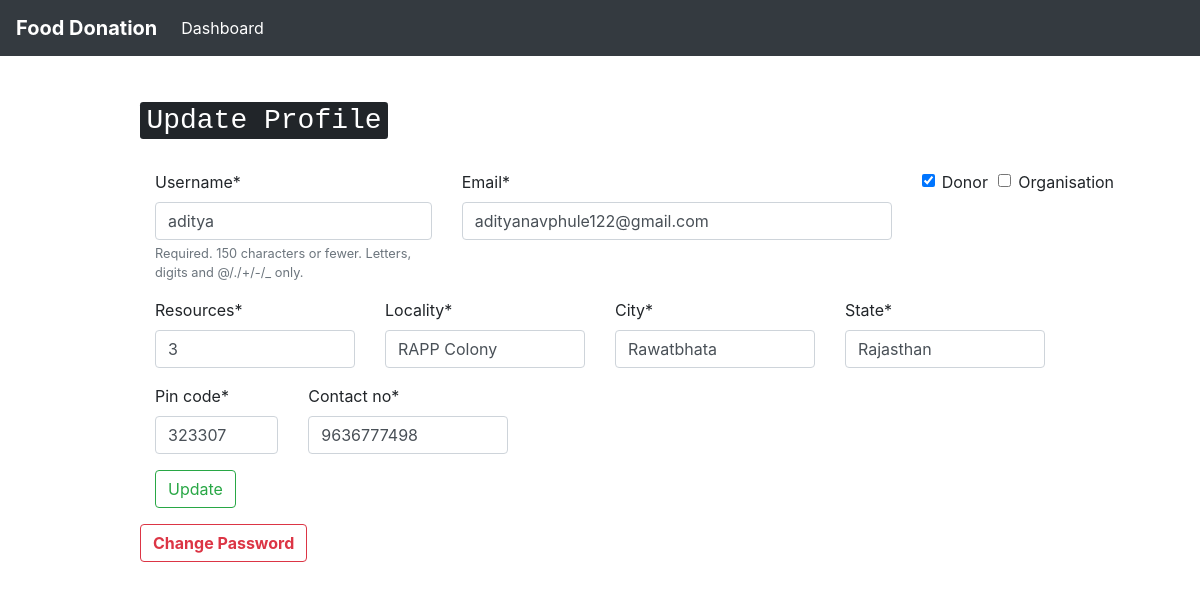
The app's page /users/edit/ (signed in), older data.
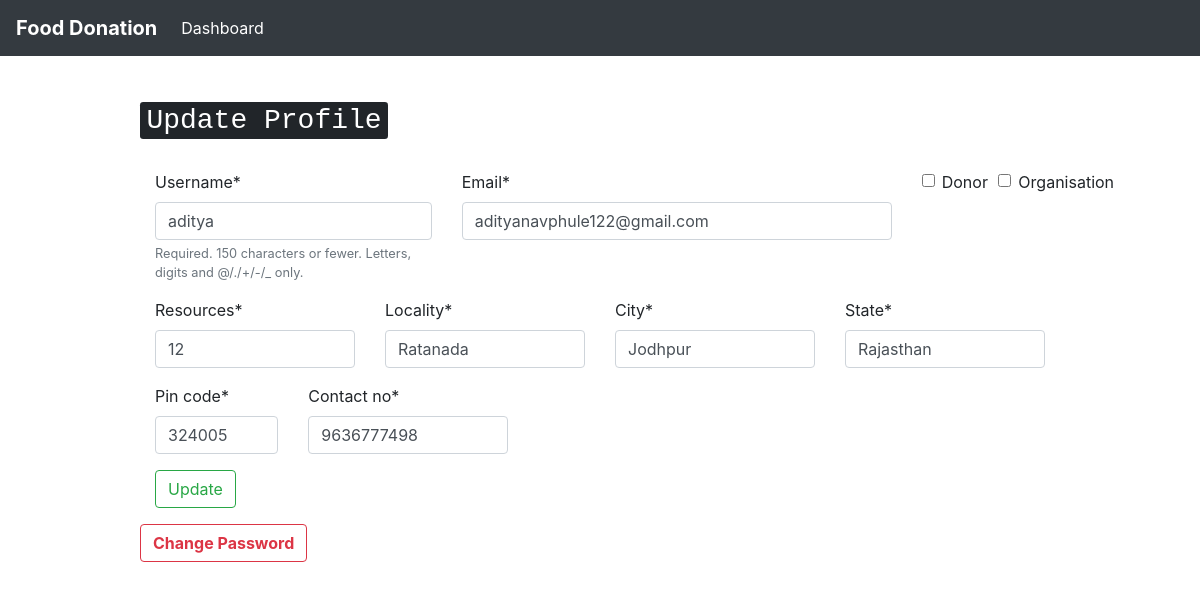
The same page, newer data.
### customUser/models.py (models this page shows, shortened)
class CustomUser(AbstractUser):
    pin_code = models.IntegerField(null = True)
    contact_no = models.IntegerField(null = True)
    resources = models.IntegerField(null = True) # no. of persons avability/requirement
    locality = models.CharField(max_length = 100)
    city = models.CharField(max_length = 50)
    """CHOICES=[('0','Donor'),
                   ('1','Reciever')]"""
    state = models.CharField(max_length = 50, default = " ")
    donor = models.BooleanField(default = 'False') # 0 - Donor 1 - Reciever
    email = models.EmailField(unique=True)
    organisation = models.BooleanField(default = 'False')

### customUser/views.py (the view)
# urls.py: path('edit/', views.edit_profile, name = 'edit_profile'),
@login_required(login_url="/users/login")
def edit_profile(request):
	if request.method == "POST":
		form = CustomUserChangeForm(request.POST, instance = request.user)
		if form.is_valid():
			form.save()
			return redirect('home')
		else:
			return HttpResponse('something is not right! (look again at the code)')
	elif request.method == "GET":
		form = CustomUserChangeForm(instance = request.user)
		context = {'form' : form }
		return render(request, 'edit_form.html', context)

### customUser/forms.py
class CustomUserChangeForm(UserChangeForm):
    class Meta:
        model = CustomUser
        fields = ('username', 'email', 'donor', 'organisation' ,'resources', 'locality', 'city', 'pin_code', 'state', 'contact_no')

### templates/edit_form.html (shortened to what this page needs)
{% extends 'base.html' %}
{% load crispy_forms_tags %}
{% block content %}
<h2> <kbd> Update Profile </kbd> </h2> <br>
<div class = "container">
<form method = "post">
	<div class = "row">
		<div class = "col-4">
			{{ form.username | as_crispy_field }}
		</div>
		<div class = "col">
			{{ form.email | as_crispy_field }}
		</div>
		<div class = "col-1">
			{{form.donor | as_crispy_field}}
		</div>
		<div class = "col-1">
			{{form.organisation | as_crispy_field}}
		</div>
	</div>
	<div class = "row">
		<div class = "col-3">
			{{form.resources | as_crispy_field}}
		</div>
		<div class = "col">
			{{form.locality | as_crispy_field}}
		</div>
		<div class = "col">
			{{form.city | as_crispy_field}}
		</div>
		<div class = "col-3">
			{{ form.state | as_crispy_field}}
		</div>
	</div>
	<div class = "row">
		<div class = "col-2">
			{{form.pin_code | as_crispy_field}}
		</div>
		<div class = "col-3">
			{{form.contact_no | as_crispy_field}}
		</div>
	</div>
	<button type = "submit" class = "btn btn-outline-success"> Update </button>
</form>
</div>
<a href="{% url 'password_reset' %}" class="btn btn-outline-danger"><strong>Change Password</strong></a>
{% endblock %}

Row changes from the older to the newer data that the page shows:
changed CustomUser "aditya": donor "☑" → "☐"; resources "3" → "12"; locality "RAPP Colony" → "Ratanada"; city "Rawatbhata" → "Jodhpur"; pin_code "323307" → "324005"
